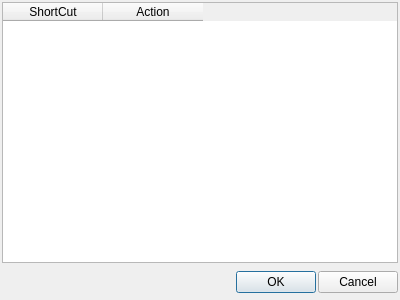
<ui version="4.0" >
 <class>ShortcutDialog</class>
 <widget class="QDialog" name="ShortcutDialog" >
  <property name="geometry" >
   <rect>
    <x>0</x>
    <y>0</y>
    <width>400</width>
    <height>300</height>
   </rect>
  </property>
  <property name="windowTitle" >
   <string>ShortCuts Viewer</string>
  </property>
  <layout class="QVBoxLayout" >
   <property name="spacing" >
    <number>4</number>
   </property>
   <property name="leftMargin" >
    <number>2</number>
   </property>
   <property name="topMargin" >
    <number>2</number>
   </property>
   <property name="rightMargin" >
    <number>2</number>
   </property>
   <property name="bottomMargin" >
    <number>2</number>
   </property>
   <item>
    <widget class="QTableWidget" name="tableWidget" >
     <property name="alternatingRowColors" >
      <bool>true</bool>
     </property>
     <property name="gridStyle" >
      <enum>Qt::DashLine</enum>
     </property>
     <property name="sortingEnabled" >
      <bool>true</bool>
     </property>
     <column>
      <property name="text" >
       <string>ShortCut</string>
      </property>
      <property name="icon" >
       <iconset resource="pyedit.qrc" >:/Images/crystal/plugins/uranium_32.png</iconset>
      </property>
     </column>
     <column>
      <property name="text" >
       <string>Action</string>
      </property>
      <property name="icon" >
       <iconset resource="pyedit.qrc" >:/Images/crystal/plugins/test_tube_1_32.png</iconset>
      </property>
     </column>
    </widget>
   </item>
   <item>
    <layout class="QHBoxLayout" >
     <property name="spacing" >
      <number>2</number>
     </property>
     <property name="leftMargin" >
      <number>0</number>
     </property>
     <property name="topMargin" >
      <number>0</number>
     </property>
     <property name="rightMargin" >
      <number>0</number>
     </property>
     <property name="bottomMargin" >
      <number>0</number>
     </property>
     <item>
      <spacer>
       <property name="orientation" >
        <enum>Qt::Horizontal</enum>
       </property>
       <property name="sizeHint" >
        <size>
         <width>131</width>
         <height>31</height>
        </size>
       </property>
      </spacer>
     </item>
     <item>
      <widget class="QPushButton" name="okButton" >
       <property name="text" >
        <string>OK</string>
       </property>
      </widget>
     </item>
     <item>
      <widget class="QPushButton" name="cancelButton" >
       <property name="text" >
        <string>Cancel</string>
       </property>
      </widget>
     </item>
    </layout>
   </item>
  </layout>
 </widget>
 <resources>
  <include location="pyedit.qrc" />
 </resources>
 <connections>
  <connection>
   <sender>okButton</sender>
   <signal>clicked()</signal>
   <receiver>ShortcutDialog</receiver>
   <slot>accept()</slot>
   <hints>
    <hint type="sourcelabel" >
     <x>278</x>
     <y>253</y>
    </hint>
    <hint type="destinationlabel" >
     <x>96</x>
     <y>254</y>
    </hint>
   </hints>
  </connection>
  <connection>
   <sender>cancelButton</sender>
   <signal>clicked()</signal>
   <receiver>ShortcutDialog</receiver>
   <slot>reject()</slot>
   <hints>
    <hint type="sourcelabel" >
     <x>369</x>
     <y>253</y>
    </hint>
    <hint type="destinationlabel" >
     <x>179</x>
     <y>282</y>
    </hint>
   </hints>
  </connection>
 </connections>
</ui>
